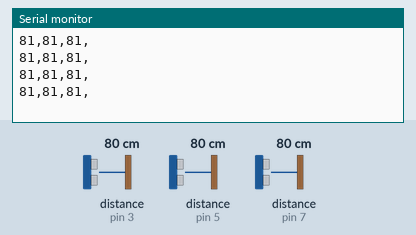
Recording of a sketch running on a simulated Arduino Uno, built with avr-gcc and run on an emulated ATmega328P. On the bench: the last lines printed to the serial monitor. Inputs (shaded band) come from the test bench; at power-on: distance to the obstacle (sensors on pin 3, pin 5, pin 7) 80 cm. The echo pulse lasts 58.3 µs per cm.

Above: at 1.2 s.
1.3 s: distance to the obstacle (sensor on pin 3) set to 2 cm
At 1.58 s:
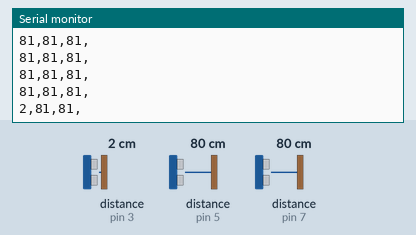
4.3 s: distance to the obstacle (sensor on pin 5) set to 2 cm
At 4.38 s:
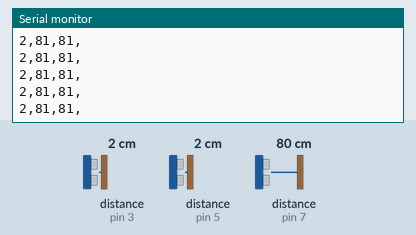
7.3 s: distance to the obstacle (sensor on pin 7) set to 2 cm
At 7.45 s:
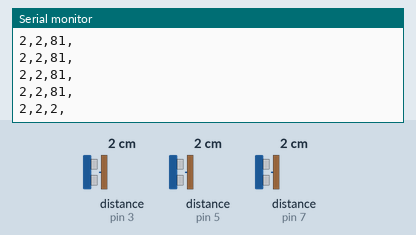
8.8 s: distance to the obstacle (sensor on pin 3) set to 4 cm
At 8.97 s:
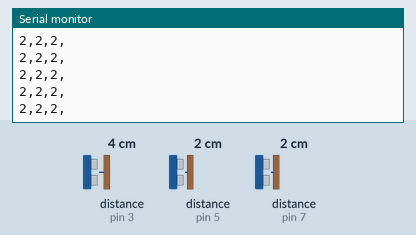
10.3 s: distance to the obstacle (sensor on pin 5) set to 4 cm
At 10.48 s:
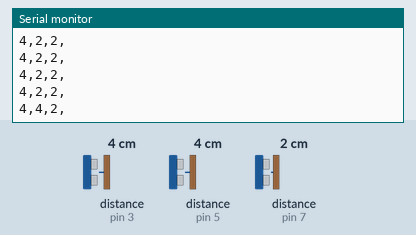
11.8 s: distance to the obstacle (sensor on pin 7) set to 4 cm
At 11.99 s:
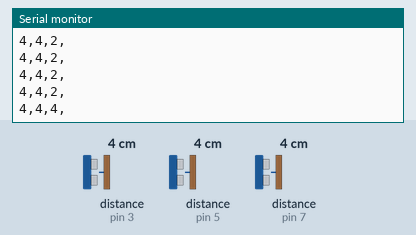
Timing chart, 0 to 14.3 s (numbered marks = the images above; inputs shaded):
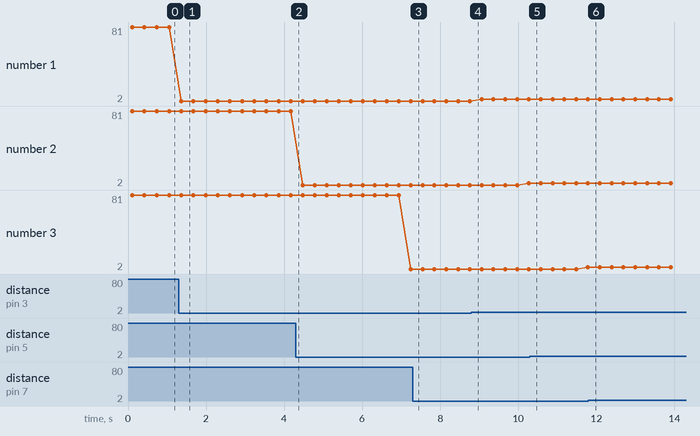

Measured:
- after the input at 1.3 s, the serial monitor: prints a new line after 0.07 s (image 1)
- plotted number 1: 81 → 2 after the input at 1.3 s, 2 → 4 after the input at 8.8 s
- plotted number 2: 2 → 4 after the input at 8.8 s

The sketch:

HC-SR04-Seriale.ino
```cpp
/******************************************************************************
 * This example use the simple Example of libraries NewPing and U8g2lib to show
 * data of 3 US sensor HC-SR04 on a 0.96" Oled display (I2C) and on Arduino
 * IDE Serial Plot or Serial Monitor. You can use only a Display or Serial
 * connection to test this code.
 *
 * N.B. All code are not optimized, is simply for test functionality!
 *****************************************************************************/
#include <NewPing.h>
#include <stdlib.h>

#define SONAR_NUM 3      // Number of sensors.
#define MAX_DISTANCE 200 // Maximum distance (in cm) to ping.

// Sensor object array. Each sensor's trigger pin, echo pin, and max distance to ping.
NewPing sonar[SONAR_NUM] =
{
  NewPing(2, 3, MAX_DISTANCE),  // Left
  NewPing(4, 5, MAX_DISTANCE),  // Center
  NewPing(6, 7, MAX_DISTANCE)   // Right
};

void setup()
{
    // Open serial monitor at 115200 baud to see ping results.
    Serial.begin(115200);
}

void loop()
{
  for (uint8_t i = 0; i < SONAR_NUM; i++) // Loop through each sensor and display results.
  {
    delay(100);
    uint8_t sonar_temp = sonar[i].ping_cm();

    // Use this to show data in to Arduino IDE Serial Plot
    Serial.print(sonar_temp);
    Serial.print(",");
  }

  Serial.println();
}
```
